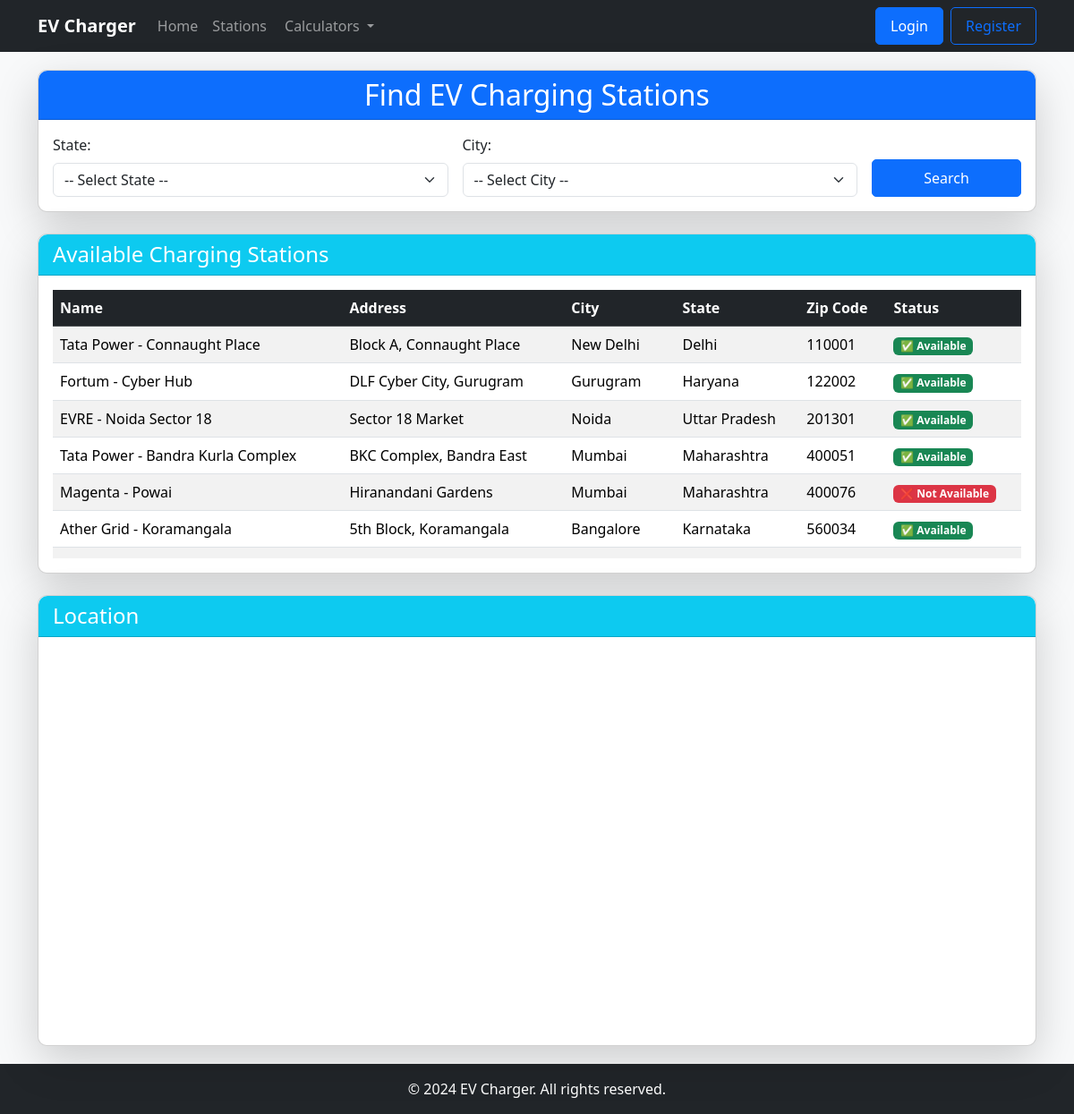
The app's page /station/ with its own data.
### ev/models.py (models this page shows, shortened)
class Station(models.Model):
    name = models.CharField(max_length=100)
    address = models.CharField(max_length=200)
    city = models.CharField(max_length=100)
    state = models.CharField(max_length=100)
    zip_code = models.CharField(max_length=10)
    gps_location = models.CharField(max_length=50)
    is_available = models.BooleanField(default=True)
    created_at = models.DateTimeField(auto_now_add=True)
    updated_at = models.DateTimeField(auto_now=True)

### ev/views.py (the view)
# urls.py: path('station/', views.station, name='station'),
def station(request):
    state = request.GET.get("state", "")
    city = request.GET.get("city", "")
    stations = Station.objects.all()
    if state:
        stations = stations.filter(state__iexact=state)
    if city:
        stations = stations.filter(city__iexact=city)
    states = Station.objects.values_list("state", flat=True).distinct()
    if state:
        cities = list(Station.objects.filter(state__iexact=state).values_list("city", flat=True).distinct())
    else:
        cities = []
    context = {
        "stations": stations,
        "states": states,
        "cities": cities,
        "selected_state": state,
        "selected_city": city,
    }
    return render(request, "ev/station.html", context)

### ev/templates/ev/station.html (shortened to what this page needs)
{% extends 'ev/base.html' %}
{% block content %}
<div class="card shadow-lg mb-4">
    <div class="card-header bg-primary text-white">
        <h2 class="text-center mb-0">Find EV Charging Stations</h2>
    </div>
    <div class="card-body">
        <form method="GET" action="{% url 'station' %}" class="row g-3">
            <div class="col-md-5">
                <label for="state" class="form-label">State:</label>
                <select name="state" id="state" class="form-select">
                    <option value="">-- Select State --</option>
                </select>
            </div>
            <div class="col-md-5">
                <label for="city" class="form-label">City:</label>
                <select name="city" id="city" class="form-select">
                    <option value="">-- Select City --</option>
                </select>
            </div>
            <div class="col-md-2 d-flex align-items-end">
                <button type="submit" class="btn btn-primary w-100">Search</button>
            </div>
        </form>
    </div>
</div>
<div class="card shadow-lg mb-4">
    <div class="card-header bg-info text-white">
        <h4 class="mb-0">Available Charging Stations</h4>
    </div>
    <div class="card-body">
        <div style="max-height: 300px; overflow-y: auto;">
            <table class="table table-striped">
                <thead class="table-dark">
                    <tr>
                        <th>Name</th>
                        <th>Address</th>
                        <th>City</th>
                        <th>State</th>
                        <th>Zip Code</th>
                        <th>Status</th>
                    </tr>
                </thead>
                <tbody>
                    {% for station in stations %}
                    <tr class="station-row"
                        data-location="{{ station.gps_location }}"
                        onclick="updateMap(this)">
                        <td>{{ station.name }}</td>
                        <td>{{ station.address }}</td>
                        <td>{{ station.city }}</td>
                        <td>{{ station.state }}</td>
                        <td>{{ station.zip_code }}</td>
                        <td>
                            {% if station.is_available %}
                                <span class="badge bg-success">✅ Available</span>
                            {% else %}
                                <span class="badge bg-danger">❌ Not Available</span>
                            {% endif %}
                        </td>
                    </tr>
                    {% empty %}
                    <tr>
                        <td colspan="6" class="text-center">No stations found.</td>
                    </tr>
                    {% endfor %}
                </tbody>
            </table>
        </div>
    </div>
</div>
<div class="card shadow-lg">
    <div class="card-header bg-info text-white">
        <h4 class="mb-0">Location</h4>
    </div>
    <div class="card-body p-0">
        <iframe
            id="mapFrame"
            width="100%"
            height="450"
            style="border:0;"
            loading="lazy"
            allowfullscreen
            src="https://www.google.com/maps?q=19.0760,72.8777&hl=en&z=14&output=embed">
        </iframe>
    </div>
</div>
{% endblock %}

### ev/templates/ev/base.html (style rules this page uses)
.card { border-radius: 10px; box-shadow: 0 4px 6px rgba(0, 0, 0, 0.1); }
.card-header { border-radius: 10px 10px 0 0 !important; }
.btn { border-radius: 5px; padding: 8px 16px; }

### records on screen
Station: name "Tata Power - Connaught Place", address "Block A, Connaught Place", city "New Delhi", state "Delhi", zip_code "110001", is_available "✅ Available"
Station: name "Fortum - Cyber Hub", address "DLF Cyber City, Gurugram", city "Gurugram", state "Haryana", zip_code "122002", is_available "✅ Available"
Station: name "EVRE - Noida Sector 18", address "Sector 18 Market", city "Noida", state "Uttar Pradesh", zip_code "201301", is_available "✅ Available"
Station: name "Tata Power - Bandra Kurla Complex", address "BKC Complex, Bandra East", city "Mumbai", state "Maharashtra", zip_code "400051", is_available "✅ Available"
Station: name "Magenta - Powai", address "Hiranandani Gardens", city "Mumbai", state "Maharashtra", zip_code "400076", is_available "❌ Not Available"
Station: name "Ather Grid - Koramangala", address "5th Block, Koramangala", city "Bangalore", state "Karnataka", zip_code "560034", is_available "✅ Available"
